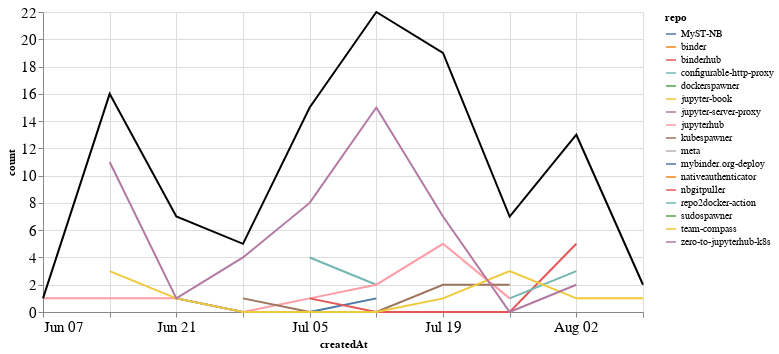

Notebook code for this chart:
### Markdown cell above
## Comments

### Code cell
comments_time = comments.groupby('repo').resample('W', on='createdAt').count()['author'].reset_index()
comments_time = comments_time.rename(columns={'author': 'count'})
comments_time_total = comments_time.groupby('createdAt').agg({"count": "sum"}).reset_index()
ch1 = alt.Chart(comments_time, width=600).mark_line().encode(
    x='createdAt',
    y='count',
    color='repo',
    tooltip="repo"
)

ch2 = alt.Chart(comments_time_total, width=600).mark_line(color="black").encode(
    x='createdAt',
    y='count',
)

ch1 + ch2

### Figure 1 — Vega-Lite specification as saved in the notebook (floating-point values rounded to 4 significant figures)
{"config": {"axisLeft": {"labelFontSize": 15}, "axisBottom": {"labelFontSize": 15}}, "layer": [{"data": {"name": "data-041161e01688dd41902236ad8ee1ef13"}, "mark": "line", "encoding": {"color": {"type": "nominal", "field": "repo"}, "tooltip": {"type": "nominal", "field": "repo"}, "x": {"type": "temporal", "field": "createdAt"}, "y": {"type": "quantitative", "field": "count"}}, "width": 600}, {"data": {"name": "data-a8f73be3bbaae59e6d8159fad4707e5a"}, "mark": {"type": "line", "color": "black"}, "encoding": {"x": {"type": "temporal", "field": "createdAt"}, "y": {"type": "quantitative", "field": "count"}}, "width": 600}], "$schema": "https://vega.github.io/schema/vega-lite/v4.8.1.json", "datasets": {"data-041161e01688dd41902236ad8ee1ef13": [{"repo": "MyST-NB", "createdAt": "2020-08-02T00:00:00", "count": 2}, {"repo": "binder", "createdAt": "2020-07-19T00:00:00", "count": 2}, {"repo": "binderhub", "createdAt": "2020-08-09T00:00:00", "count": 1}, {"repo": "configurable-http-proxy", "createdAt": "2020-07-05T00:00:00", "count": 4}, {"repo": "configurable-http-proxy", "createdAt": "2020-07-12T00:00:00", "count": 2}, {"repo": "dockerspawner", "createdAt": "2020-07-05T00:00:00", "count": 1}, {"repo": "jupyter-book", "createdAt": "2020-07-12T00:00:00", "count": 1}, {"repo": "jupyter-server-proxy", "createdAt": "2020-06-14T00:00:00", "count": 1}, {"repo": "jupyterhub", "createdAt": "2020-06-07T00:00:00", "count": 1}, {"repo": "jupyterhub", "createdAt": "2020-06-14T00:00:00", "count": 1}, {"repo": "jupyterhub", "createdAt": "2020-06-21T00:00:00", "count": 1}, {"repo": "jupyterhub", "createdAt": "2020-06-28T00:00:00", "count": 0}, {"repo": "jupyterhub", "createdAt": "2020-07-05T00:00:00", "count": 1}, {"repo": "jupyterhub", "createdAt": "2020-07-12T00:00:00", "count": 2}, {"repo": "jupyterhub", "createdAt": "2020-07-19T00:00:00", "count": 5}, {"repo": "jupyterhub", "createdAt": "2020-07-26T00:00:00", "count": 1}, {"repo": "kubespawner", "createdAt": "2020-06-28T00:00:00", "count": 1}, {"repo": "kubespawner", "createdAt": "2020-07-05T00:00:00", "count": 0}, {"repo": "kubespawner", "createdAt": "2020-07-12T00:00:00", "count": 0}, {"repo": "kubespawner", "createdAt": "2020-07-19T00:00:00", "count": 2}, {"repo": "kubespawner", "createdAt": "2020-07-26T00:00:00", "count": 2}, {"repo": "meta", "createdAt": "2020-07-19T00:00:00", "count": 2}, {"repo": "mybinder.org-deploy", "createdAt": "2020-06-21T00:00:00", "count": 1}, {"repo": "mybinder.org-deploy", "createdAt": "2020-06-28T00:00:00", "count": 0}, {"repo": "mybinder.org-deploy", "createdAt": "2020-07-05T00:00:00", "count": 0}, {"repo": "mybinder.org-deploy", "createdAt": "2020-07-12T00:00:00", "count": 1}, {"repo": "nativeauthenticator", "createdAt": "2020-07-12T00:00:00", "count": 1}, {"repo": "nbgitpuller", "createdAt": "2020-07-05T00:00:00", "count": 1}, {"repo": "nbgitpuller", "createdAt": "2020-07-12T00:00:00", "count": 0}, {"repo": "nbgitpuller", "createdAt": "2020-07-19T00:00:00", "count": 0}, {"repo": "nbgitpuller", "createdAt": "2020-07-26T00:00:00", "count": 0}, {"repo": "nbgitpuller", "createdAt": "2020-08-02T00:00:00", "count": 5}, {"repo": "repo2docker-action", "createdAt": "2020-07-26T00:00:00", "count": 1}, {"repo": "repo2docker-action", "createdAt": "2020-08-02T00:00:00", "count": 3}, {"repo": "sudospawner", "createdAt": "2020-06-21T00:00:00", "count": 3}, {"repo": "team-compass", "createdAt": "2020-06-14T00:00:00", "count": 3}, {"repo": "team-compass", "createdAt": "2020-06-21T00:00:00", "count": 1}, {"repo": "team-compass", "createdAt": "2020-06-28T00:00:00", "count": 0}, {"repo": "team-compass", "createdAt": "2020-07-05T00:00:00", "count": 0}, {"repo": "team-compass", "createdAt": "2020-07-12T00:00:00", "count": 0}, {"repo": "team-compass", "createdAt": "2020-07-19T00:00:00", "count": 1}, {"repo": "team-compass", "createdAt": "2020-07-26T00:00:00", "count": 3}, {"repo": "team-compass", "createdAt": "2020-08-02T00:00:00", "count": 1}, {"repo": "team-compass", "createdAt": "2020-08-09T00:00:00", "count": 1}, {"repo": "zero-to-jupyterhub-k8s", "createdAt": "2020-06-14T00:00:00", "count": 11}, {"repo": "zero-to-jupyterhub-k8s", "createdAt": "2020-06-21T00:00:00", "count": 1}, {"repo": "zero-to-jupyterhub-k8s", "createdAt": "2020-06-28T00:00:00", "count": 4}, {"repo": "zero-to-jupyterhub-k8s", "createdAt": "2020-07-05T00:00:00", "count": 8}, {"repo": "zero-to-jupyterhub-k8s", "createdAt": "2020-07-12T00:00:00", "count": 15}, {"repo": "zero-to-jupyterhub-k8s", "createdAt": "2020-07-19T00:00:00", "count": 7}, {"repo": "zero-to-jupyterhub-k8s", "createdAt": "2020-07-26T00:00:00", "count": 0}, {"repo": "zero-to-jupyterhub-k8s", "createdAt": "2020-08-02T00:00:00", "count": 2}], "data-a8f73be3bbaae59e6d8159fad4707e5a": [{"createdAt": "2020-06-07T00:00:00", "count": 1}, {"createdAt": "2020-06-14T00:00:00", "count": 16}, {"createdAt": "2020-06-21T00:00:00", "count": 7}, {"createdAt": "2020-06-28T00:00:00", "count": 5}, {"createdAt": "2020-07-05T00:00:00", "count": 15}, {"createdAt": "2020-07-12T00:00:00", "count": 22}, {"createdAt": "2020-07-19T00:00:00", "count": 19}, {"createdAt": "2020-07-26T00:00:00", "count": 7}, {"createdAt": "2020-08-02T00:00:00", "count": 13}, {"createdAt": "2020-08-09T00:00:00", "count": 2}]}}
